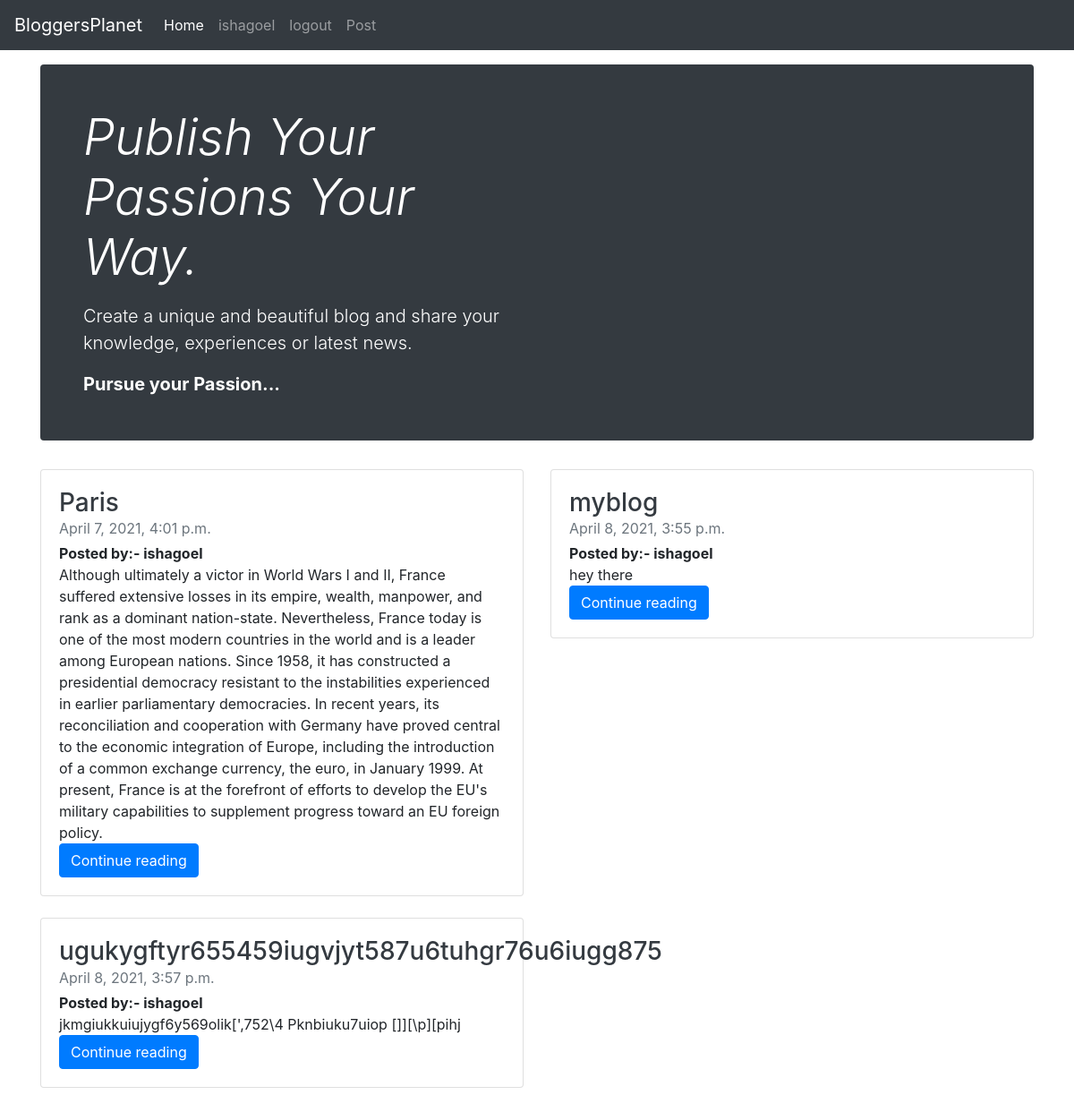
The app's page / (signed in) with its own data.
### myapp1/models.py (models this page shows, shortened)
class Blog(models.Model):
    user_id=models.ForeignKey(User,on_delete=models.CASCADE)
    title=models.CharField(max_length=150)
    dsc=models.TextField()
    date= models.DateTimeField(auto_now_add=True,null=True)

### myapp1/views.py (the view)
# urls.py: path('', views.index,name='index'),
def index(request):
    blog=Blog.objects.all()
    context={'blogs':blog}
    return render(request,'home.html',context)

### templates/home.html (shortened to what this page needs)
{% extends 'base.html' %}
{% block body %}
<div class="container my-3">
<div class="jumbotron p-3 p-md-5 text-white rounded bg-dark">
        <div class="col-md-6 px-0">
          <h1 class="display-4 font-italic">Publish Your Passions Your Way.</h1>
          <p class="lead my-3">Create a unique and beautiful blog and share your knowledge, experiences or latest news.</p>
          <p class="lead mb-0"><a href="#" class="text-white font-weight-bold">Pursue your Passion...</a></p>
        </div>
      </div>
<div class="row mb-2">
        {%for blog in blogs%}
        <div class="col-md-6">
          <div class="card flex-md-row mb-4 box-shadow h-md-250">
            <div class="card-body d-flex flex-column align-items-start">
              <h3 class="mb-0">
                <a class="text-dark" href="#">{{blog.title}}</a>
              </h3>
              <div class="mb-1 text-muted">{{blog.date}}</div>
              <b>Posted by:- {{blog.user_id.username}}</b>
              <p class="card-text mb-auto">{{blog.dsc}}</p>
              <a href="blog_detail/{{blog.id}}" class="stretched-link btn btn-primary">Continue reading</a>
            </div>
          </div>
        </div>
        {% endfor %}
      </div>
</div>
{% endblock body %}

### templates/base.html (shortened to what this page needs)
<!doctype html>
<html lang="en">
  <head>
    <link rel="stylesheet" href="https://maxcdn.bootstrapcdn.com/bootstrap/4.0.0/css/bootstrap.min.css">
    <link href="//maxcdn.bootstrapcdn.com/bootstrap/4.0.0/css/bootstrap.min.css" rel="stylesheet" id="bootstrap-css">
  </head>
  <body>
  <nav class="navbar navbar-expand-lg navbar-dark bg-dark">
  <a class="navbar-brand" href="#">BloggersPlanet</a>
  <div class="collapse navbar-collapse" id="navbarSupportedContent">
    <ul class="navbar-nav mr-auto">
      <li class="nav-item active">
        <a class="nav-link" href="/">Home <span class="sr-only">(current)</span></a>
      </li>
      {%if user.is_authenticated%}
      <li class="nav-item">
        <a class="nav-link" href="/">{{request.user}}</a>
      </li>
      <li class="nav-item">
        <a class="nav-link" href="logout">logout</a>
      </li>
      <li class="nav-item">
        <a class="nav-link" href="post_blog">Post</a>
      </li>
      {%endif%}
    </ul>
  </div>
</nav>
  {% block body %}
  {% endblock body %}
  </body>
</html>

### records on screen
Blog: title "Paris", date "April 7, 2021, 4:01 p.m.", user_id.username "ishagoel", dsc "Although ultimately a victor in World Wars I and II, France suffered extensive losses in its empire, wealth, manpower, and rank as a dominant nation-state. Nevertheless, France today is one of the most modern countries in the world and is a leader among European nations. Since 1958, it has constructed a presidential democracy resistant to the instabilities experienced in earlier parliamentary democracies. In recent years, its reconciliation and cooperation with Germany have proved central to the economic integration of Europe, including the introduction of a common exchange currency, the euro, in January 1999. At present, France is at the forefront of efforts to develop the EU's military…"
Blog: title "myblog", date "April 8, 2021, 3:55 p.m.", user_id.username "ishagoel", dsc "hey there"
Blog: title "ugukygftyr655459iugvjyt587u6tuhgr76u6iugg875", date "April 8, 2021, 3:57 p.m.", user_id.username "ishagoel", dsc "jkmgiukkuiujygf6y569olik[',752\\4 Pknbiuku7uiop []][\\p][pihj"

### other values on screen
{{ request.user }} "ishagoel"
